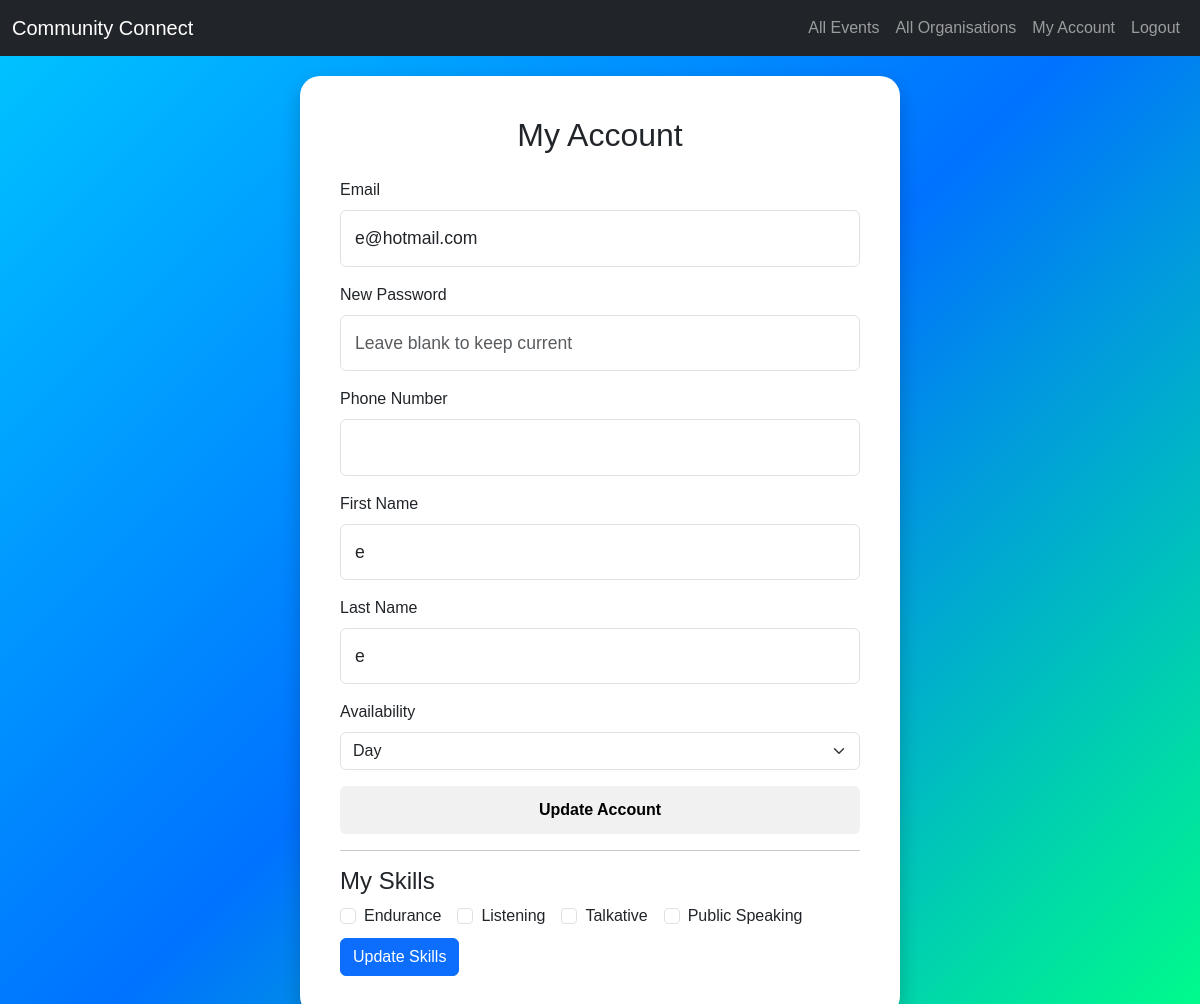
Page /my_account (signed in) on the earlier database version.
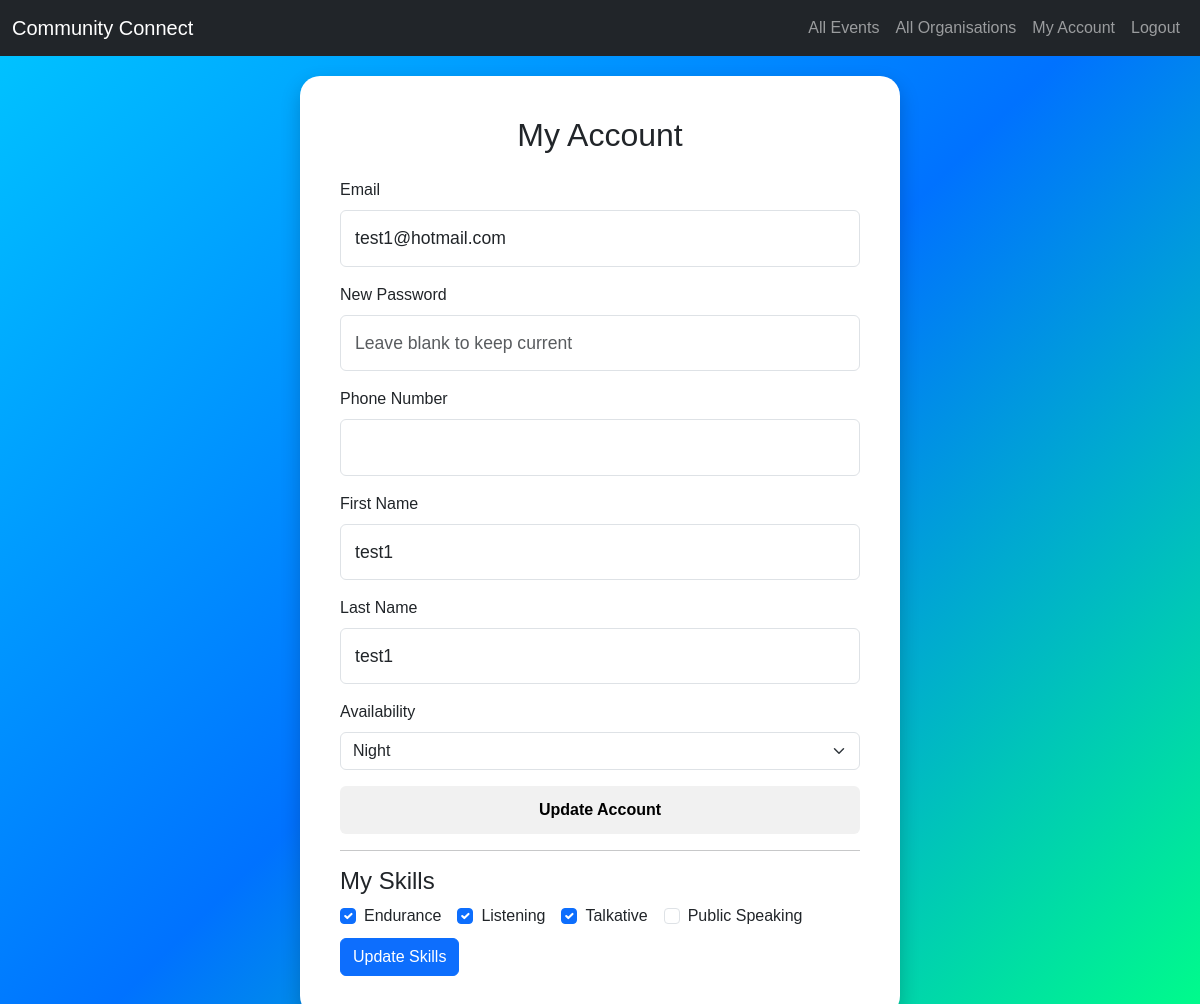
Same page on the later database version.
### tables this page shows
CREATE TABLE user (
            user_id INTEGER PRIMARY KEY AUTOINCREMENT,
            email TEXT NOT NULL UNIQUE,
            password_hash TEXT NOT NULL,
            phone_number TEXT,
            role TEXT NOT NULL,
            created_at TIMESTAMP DEFAULT CURRENT_TIMESTAMP
        );

CREATE TABLE volunteer (
            volunteer_id INTEGER PRIMARY KEY AUTOINCREMENT,
            user_id INTEGER NOT NULL,
            first_name TEXT NOT NULL,
            last_name TEXT NOT NULL,
            dob DATE NOT NULL,
            availability TEXT,
            FOREIGN KEY (user_id) REFERENCES user(user_id) ON DELETE CASCADE
        );

CREATE TABLE skill (
            skill_id INTEGER PRIMARY KEY AUTOINCREMENT,
            name TEXT NOT NULL UNIQUE,
            description TEXT
        );

### app.py (the view, shortened to what this page needs)
@app.route('/my_account', methods=['GET', 'POST'])
def my_account():
    if 'user_id' not in session:
        flash("Please log in first.", "warning") # Throw error message
        return redirect(url_for('login')) # Redirect user back to the login page
    with get_db() as conn:
        cursor = conn.cursor()
        cursor.execute("SELECT * FROM user WHERE user_id = ?", (session['user_id'],))
        user = cursor.fetchone() # Fetch next available row
        volunteer = organisation = None
        volunteer_skills = []
        all_skills = []
        if user['role'] == 'volunteer':
            cursor.execute("SELECT * FROM volunteer WHERE user_id = ?", (user['user_id'],)) # Gather all information of volunteer
            volunteer = cursor.fetchone() # Fetch next available row
            cursor.execute("SELECT * FROM skill")
            all_skills = cursor.fetchall()
            cursor.execute("""
                SELECT s.skill_id
                FROM volunteer_skill vs
                JOIN skill s ON vs.skill_id = s.skill_id
                WHERE vs.volunteer_id = ?""", (volunteer['volunteer_id'],))
            volunteer_skills = [row['skill_id'] for row in cursor.fetchall()] # Put all skill_id's of skills volunteer has through list comprehension THIS PART TOOK 40 MINUTES
        elif user['role'] == 'organisation':
            cursor.execute("SELECT * FROM organisation WHERE user_id = ?", (user['user_id'],)) # Collecting all available information of organisation
            organisation = cursor.fetchone() # Fetching next available row
    return render_template(
        'my_account.html',
        user=user,
        volunteer=volunteer,
        organisation=organisation,
        all_skills=all_skills,
        volunteer_skills=volunteer_skills
    )

### models.py (called while the page is built)
def get_db():
    conn = sqlite3.connect(db_path) # Create connection between database and flask
    conn.row_factory = sqlite3.Row # Allows fetching rows as dictionaries
    return conn

### templates/my_account.html (shortened to what this page needs)
{% extends "layout.html" %}
{% block content %}
<div class="bubble-container">
    <div class="bubble">
        <h2 class="text-center mb-4">My Account</h2>
        {% if user.role == "volunteer" %}
        <form method="POST" action="{{ url_for('my_account') }}">
            <div class="mb-3">
                <label class="form-label">Email</label>
                <input type="email" class="form-control" name="email" value="{{ user.email }}" required>
            </div>
            <div class="mb-3">
                <label class="form-label">New Password</label>
                <input type="password" class="form-control" name="password" placeholder="Leave blank to keep current">
            </div>
            <div class="mb-3">
                <label class="form-label">Phone Number</label>
                <input type="text" class="form-control" name="phone_number" value="{{ user.phone_number or '' }}">
            </div>
            <div class="mb-3">
                <label class="form-label">First Name</label>
                <input type="text" class="form-control" name="first_name" value="{{ volunteer.first_name }}">
            </div>
            <div class="mb-3">
                <label class="form-label">Last Name</label>
                <input type="text" class="form-control" name="last_name" value="{{ volunteer.last_name }}">
            </div>
            <div class="mb-3">
                <label class="form-label">Availability</label>
                <select class="form-select" name="availability">
                    <option value="Day" {% if volunteer.availability == "Day" %}selected{% endif %}>Day</option>
                    <option value="Night" {% if volunteer.availability == "Night" %}selected{% endif %}>Night</option>
                </select>
            </div>
            <button type="submit" class="btn btn-custom w-100">Update Account</button>
        </form>
        <hr>
        <h4>My Skills</h4>
        <form method="POST" action="{{ url_for('update_skills') }}">
            <div class="d-flex flex-wrap">
                {% for skill in all_skills %}
                    <div class="form-check me-3">
                        <input class="form-check-input" type="checkbox"
                            name="skills"
                            value="{{ skill.skill_id }}"
                            {% if skill.skill_id in volunteer_skills %}checked{% endif %}>
                        <label class="form-check-label">{{ skill.name }}</label>
                    </div>
                {% endfor %}
            </div>
            <button type="submit" class="btn btn-primary mt-2">Update Skills</button>
        </form>
        {% endif %}
    </div>
</div>
{% endblock %}

Differences in the rows shown:
changed user: email "e@hotmail.com" → "test1@hotmail.com"
changed volunteer: first_name "e" → "test1"; last_name "e" → "test1"; availability (not shown) → "Night"
computed for skill "Endurance": skill_id "☐" → "☑"
computed for skill "Listening": skill_id "☐" → "☑"
computed for skill "Talkative": skill_id "☐" → "☑"
Other differences:
form field availability: "Day" → (not shown)
